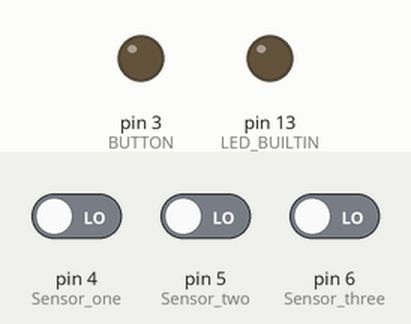
This sketch was run on a simulated Arduino Leonardo, built with avr-gcc and run on an emulated ATmega32U4. Shown: output pins drawn as LEDs (lit = HIGH). The inputs (shaded band) are chosen by the test bench; at power-on: pin 4 (Sensor_one) LOW, pin 5 (Sensor_two) LOW, pin 6 (Sensor_three) LOW. No radio packets arrive unless stated; what the sketch prints to the serial monitor is not drawn.

Above: at 1.2 s.
1.3 s: pin 4 (Sensor_one) driven HIGH
At 2.1 s:
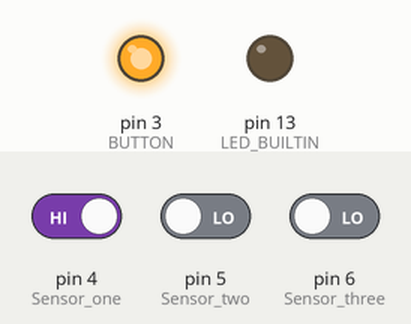
2.8 s: pin 4 (Sensor_one) driven LOW
At 3.2 s:
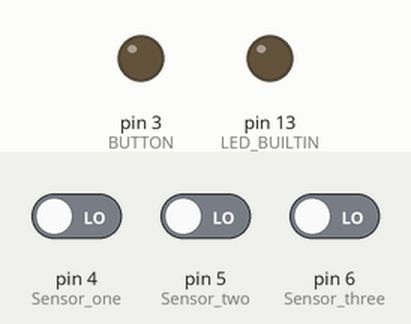
5.8 s: pin 5 (Sensor_two) driven HIGH
At 6.7 s:
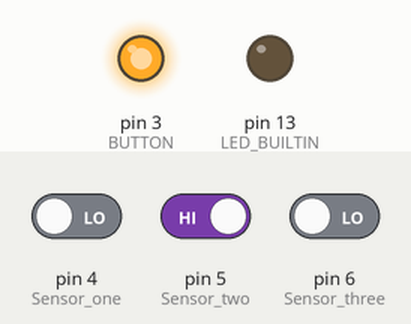
7.3 s: pin 5 (Sensor_two) driven LOW
At 7.9 s:
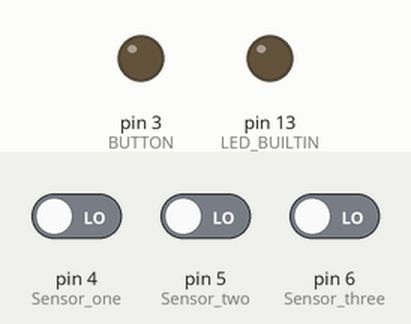
10.3 s: pin 6 (Sensor_three) driven HIGH
At 11.3 s:
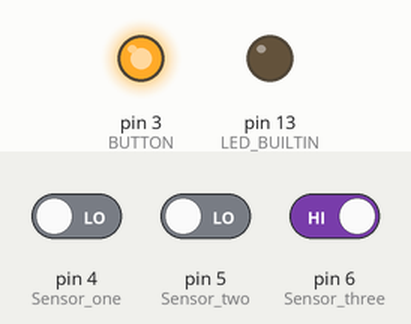
11.8 s: pin 6 (Sensor_three) driven LOW
At 12.5 s:
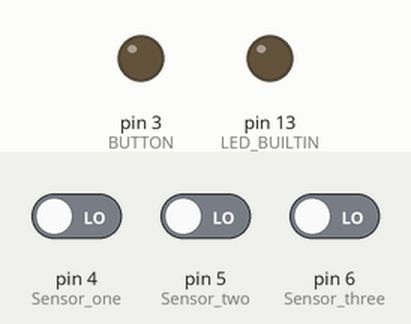
Timing chart, 0 to 14.8 s (numbered marks = the images above; inputs shaded):
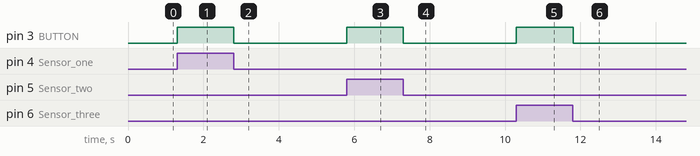

The sketch:

UPDATED_TRANSMITTER.ino
```cpp
//#include <ArduinoJson.h>
#include <Arduino.h>
#include <nRF24L01.h>
#include <SPI.h>
#include <RF24.h>

//NRF PINS

int pin_ce = 7;
int pin_csn = 8;
bool radioNumber = 1;
bool role = 0; //sending
RF24 radio(pin_ce, pin_csn);// For Leonardo, need explicit SS pin

byte addresses[][6] = {"1Node", "2Node"};

int BUTTON = 3;
int Sensor_one = 4;
int Sensor_two = 5;
int Sensor_three = 6;

boolean sensorState = LOW;
boolean buttonState = false;
boolean stateAlarm = LOW;


void setup() {
  // put your setup code here, to run once:
  pinMode(LED_BUILTIN, OUTPUT);
  pinMode(BUTTON, OUTPUT);
  pinMode(Sensor_one, INPUT);
  pinMode(Sensor_two, INPUT);
  pinMode(Sensor_three, INPUT);

  Serial.begin(115200);
  //indicate program has started
  digitalWrite(LED_BUILTIN, HIGH);

  radio.begin();

  //set the address
  radio.setPALevel(RF24_PA_MIN);
  radio.setDataRate(RF24_2MBPS);
  radio.setChannel(115);
  //radio.openWritingPipe(address[1]);

  Serial.println("Writing to address 1");
  radio.openWritingPipe(addresses[1]);

  // start the radio listening for data
  radio.stopListening();

}

void loop() {
  // put your main code here, to run repeatedly:

  radio.stopListening();
  Serial.println("Now Sending");

  int one = digitalRead(Sensor_one);
  int two = digitalRead(Sensor_two);
  int three = digitalRead(Sensor_three);


  if (one == HIGH or two == HIGH or three == HIGH){
    buttonState = HIGH;
    Serial.println("Alarm on!");
    digitalWrite(LED_BUILTIN, LOW);
    digitalWrite(BUTTON, HIGH);
    stateAlarm = HIGH;
    //SEND MESSAGE TO RECEIVER


    unsigned int myData = 1.22;

    bool slt;
    Serial.println(slt);
    slt = radio.write( &myData, sizeof(unsigned int) );
    Serial.println("here");
    Serial.println(slt);
    if (!slt){
      Serial.println("Failed");
    }
    else{
      Serial.println("Writing to address");
      radio.write( &myData, sizeof(unsigned int) );
      Serial.println("Data re-sent");
      digitalWrite(BUTTON, HIGH);
    }
  }
  else{
    buttonState = LOW;
    digitalWrite(BUTTON, LOW);
    digitalWrite(LED_BUILTIN, LOW);
  }
}
```

Measured:
- after the input at 1.3 s, pin 3 (BUTTON): LOW → HIGH at once
- after the input at 2.8 s, pin 3 (BUTTON): HIGH → LOW at once
- after the input at 5.8 s, pin 3 (BUTTON): LOW → HIGH at once
- after the input at 7.3 s, pin 3 (BUTTON): HIGH → LOW at once
- after the input at 10.3 s, pin 3 (BUTTON): LOW → HIGH at once
- after the input at 11.8 s, pin 3 (BUTTON): HIGH → LOW at once
